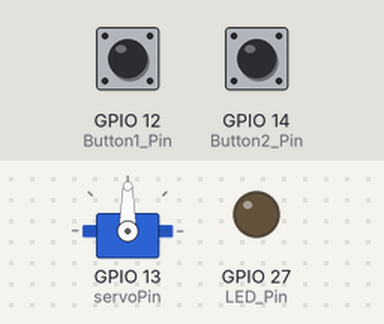
The sketch below on a simulated ESP32. Parts: servo, output pins drawn as LEDs (lit = HIGH). Inputs (shaded band) come from the test bench; at power-on: GPIO 12 (Button1_Pin) LOW, GPIO 14 (Button2_Pin) LOW. What the sketch prints to the serial monitor is not drawn.

Above: at 1.2 s.
1.3 s: GPIO 12 (Button1_Pin) pulled HIGH for 0.15 s
At 2.0 s:
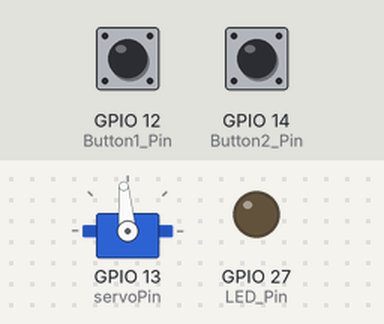
2.9 s: GPIO 12 (Button1_Pin) pulled HIGH for 1 s
At 3.2 s:
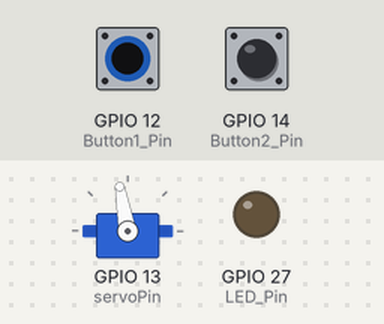
5.4 s: GPIO 14 (Button2_Pin) pulled HIGH for 0.15 s
At 6.3 s:
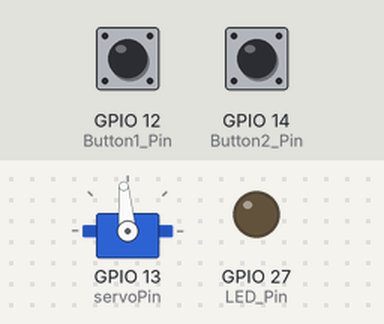
7.0 s: GPIO 12 (Button1_Pin) pulled HIGH for 3.2 s
At 7.6 s:
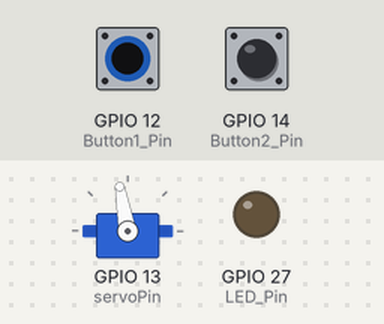
11.7 s: GPIO 12 (Button1_Pin) pulsed HIGH 5 times (0.12 s each, 0.3 s apart)
At 13.4 s:
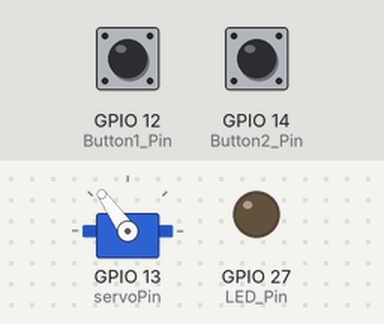
14.7 s: GPIO 12 (Button1_Pin) pulsed HIGH 5 times (0.12 s each, 0.3 s apart)
At 16.8 s:
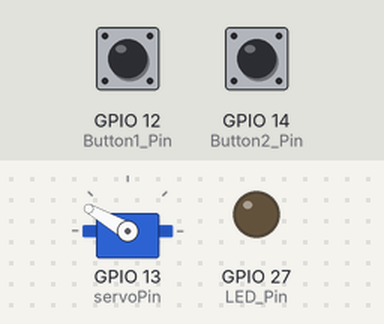
Timing chart, 0 to 18.3 s (numbered marks = the images above; inputs shaded):
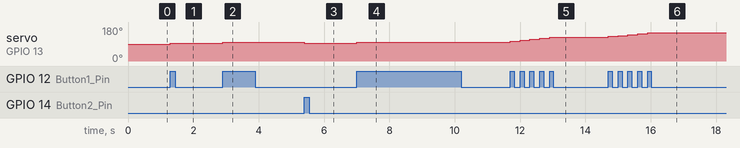

Measured:
- after the input at 1.3 s, servo on GPIO 13 (servoPin): 90° → 95° at once
- after the input at 2.9 s, servo on GPIO 13 (servoPin): 95° → 100° at once
- after the input at 5.4 s, servo on GPIO 13 (servoPin): 100° → 95° at once
- after the input at 7.0 s, servo on GPIO 13 (servoPin): 95° → 100° at once
- after the input at 11.7 s, servo on GPIO 13 (servoPin): moves from 100° to 125° over 1.2 s, starting at once
- after the input at 14.7 s, servo on GPIO 13 (servoPin): moves from 125° to 150° over 1.2 s, starting at once

The sketch:

servoGame7.ino
```cpp
#include <Servo.h>  //匯入函式庫
#define LED_Pin 27
Servo myservo;  // 建立伺服馬達控制
bool i=1;
const int servoPin = 13;  //用常態變數設定pin腳位，與之前define方式差不多
int pos = 90; //角度初始在中間，設定為90度

const int Button1_Pin = 12, Button2_Pin = 14; //紀錄兩按鈕腳位
bool btn1_Pressed = false, btn2_Pressed = false;  //紀錄兩按鈕按壓狀態

void setup() {
  Serial.begin(115200);//序列阜連線速率(鮑率)

  myservo.attach(servoPin);  // 將伺服馬達連接的GPIO pin連接伺服物件
  myservo.write(90);  //角度初始在中間，設定為90度

   pinMode(Button1_Pin, INPUT);
   pinMode(Button2_Pin, INPUT);
   pinMode(LED_Pin,OUTPUT);
}

void loop() {
if(i==1){
  //Player 1
  if(digitalRead(Button1_Pin) == HIGH && btn1_Pressed == false){
    btn1_Pressed = true;
    pos += 5; //角度加五度
  }

  else if(digitalRead(Button1_Pin) == LOW && btn1_Pressed == true){
    btn1_Pressed = false;
  }

  //Player 2
  if(digitalRead(Button2_Pin) == HIGH && btn2_Pressed == false){
    btn2_Pressed = true;
    pos -= 5; //角度減五度
  }

  else if(digitalRead(Button2_Pin) == LOW && btn2_Pressed == true){
      btn2_Pressed = false;
  }
}


   if(pos==180||pos==0){
    digitalWrite(LED_Pin,HIGH);
    i=0;
    }
  if(digitalRead(Button1_Pin) == HIGH && digitalRead(Button2_Pin) == HIGH)
     {
      digitalWrite(LED_Pin,LOW);
      pos=90;
     i=1;
      }


 Serial.println(pos);
  myservo.write(pos); //設定角度

  Serial.println(Button1_Pin);
  Serial.println(Button2_Pin);
 //  Serial.print(pos);

  //delay(50);
}
```
